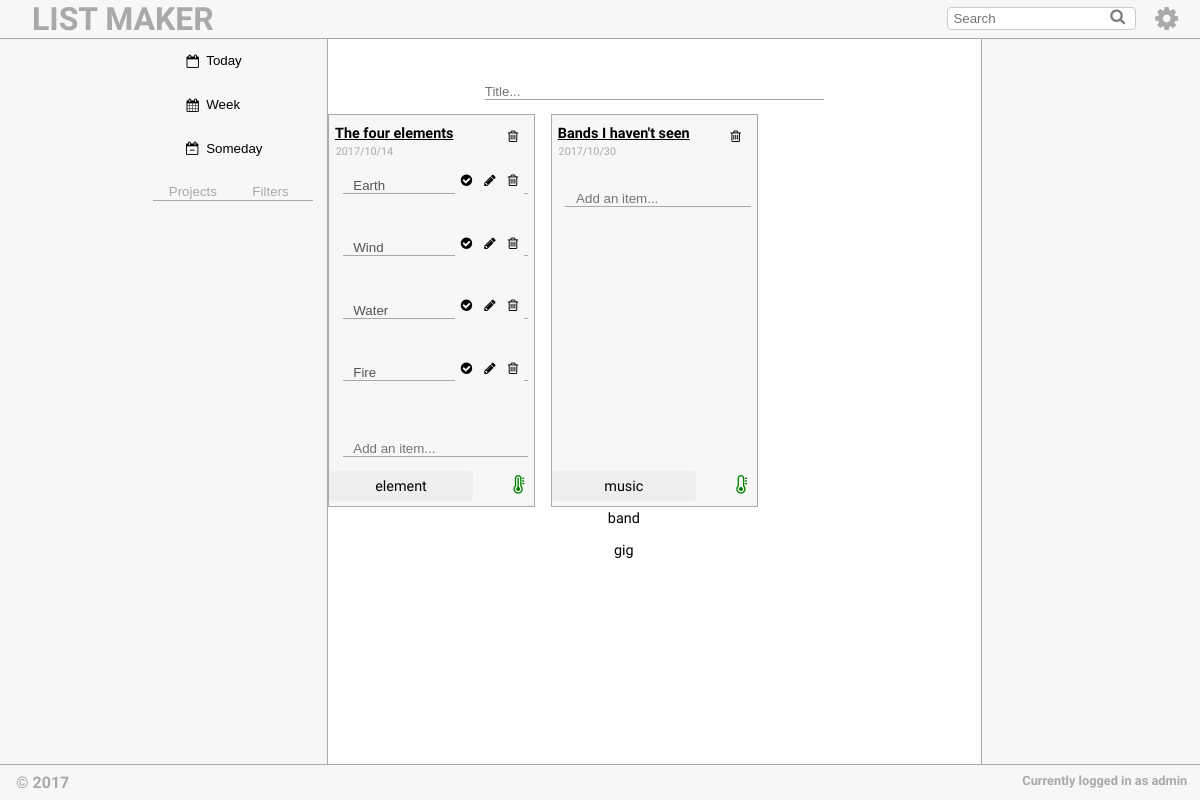
/main-page.php (signed in), run on the app's committed database.
### tables this page shows
CREATE TABLE List (
	id_list INTEGER PRIMARY KEY AUTOINCREMENT,
	username VARCHAR NOT NULL REFERENCES User(username),
	title TEXT NOT NULL,
	creation_date DATE NOT NULL,
	priority INTEGER,
	tags VARCHAR NOT NULL REFERENCES Tag(tags)
);

CREATE TABLE Bulletpoint (
	id_bp INTEGER PRIMARY KEY AUTOINCREMENT,
	content VARCHAR NOT NULL,
	checked BIT,
	id_list INTEGER REFERENCES List(id_list)
);

### main-page.php (the view, shortened to what this page needs)
<!DOCTYPE html>
<html>
    <head>
        <link rel="stylesheet" href="https://cdnjs.cloudflare.com/ajax/libs/font-awesome/4.7.0/css/font-awesome.min.css">
        <link href="css/style.css" rel="stylesheet">
        <?php
        include_once('includes/session.php');
        ?>
    </head>
    <body class="main">
        <form action="user.php" method="post">
        </form>
        <header id="mainHeader">
            <span id="title">
                <a href="main-page.php"><h1>LIST MAKER</h1></a>
            </span>
            <span id="headerMenu">
                <button type="button" id="dropdown"><i class="fa fa-cog fa-2x" aria-hidden="true"></i></button>
            </span>
            <span id="searchBox">
                <input id="filter" type="text" placeholder="Search" />
            </span>
        </header>
        <aside class="categories">
            <div id="sortByDate">
                <button>
                <i class="fa fa-calendar-o fa-fw" id="dateIcon" aria-hidden="true"></i>
                <p>Today</p>
                </button>
                <button>
                <i class="fa fa-calendar fa-fw" id="dateIcon" aria-hidden="true"></i>
                <p>Week</p>
                </button>
                <button>
                <i class="fa fa-calendar-minus-o fa-fw" id="dateIcon" aria-hidden="true"></i>
                <p>Someday</p>
                </button>
            </div>
            <div id="sortByFilter">
                <button class="tab_link" onclick="switch_filter_tab(event, 'project_tab_content')"><p>Projects</p></button>
                <button class="tab_link" onclick="switch_filter_tab(event, 'filter_tab_content')"><p>Filters</p></button>
            </div>
                <p><?php
                    include_once("databases/getter-db.php");
                ?></p>
                <p><?php
                    include_once("databases/getter-db.php");
                ?></p>
        </aside>
        <div class="content">
            <div id="new_list" unique_id= <?php include_once("databases/getter-db.php"); get_new_list_id($_SESSION['username']) ?>>
                <input type="text" name="title" id="list_title_add" placeholder="Title..." required>
            </div>
            <div class="savedLists">
                <?php
                global $dbh;
                $stmt = $dbh->prepare("SELECT * FROM List WHERE username = ?");
                $stmt->execute(array($_SESSION['username']));
                while($row = $stmt->fetch()) {
                echo "<div id='single_list' unique_id=".$row['id_list'].">";
                    echo "<div id='list_header'>";
                        echo "<div id='header'>";
                            echo "<span id = 'list_title'>";
                                echo $row['title'];
                            echo "</span>";
                            echo "<span id = 'list_date'>";
                                echo $row['creation_date'];
                            echo "</span>";
                        echo "</div>";
                        echo "<button class='delete_list_butt'><i class='fa fa-trash-o' aria-hidden='true'></i></button>";
                    echo "</div>";
                    echo "<div id = 'bulletpoints'>";
                        $stmt2 = $dbh->prepare("SELECT DISTINCT * FROM Bulletpoint B JOIN List L WHERE L.username = ? AND B.id_list = ? AND L.id_list = ?");
                        $stmt2->execute(array($_SESSION['username'], $row['id_list'], $row['id_list']));
                        echo "<div class = 'bulletpoint_selection'>";
                        while($second_row = $stmt2->fetch()) {
                            echo "<input type='text' class='item' value=".$second_row['content']." unique_id=".$second_row['id_bp']." disabled>";
                            echo "<button class='delete_item'><i class='fa fa-trash-o' aria-hidden='true'></i></button>";
                            echo "<button class='edit_item'><i class='fa fa-pencil' aria-hidden='true'></i></button>";
                            echo "<button class='tick_item'><i class='fa fa-check-circle' aria-hidden='true'></i></button>";
                        }
                        echo "</div>";
                        echo "<input type='text' name='add_item' class='single_bulletpoint_add' placeholder='Add an item...'>";
                    echo "</div>";
                    echo "<span id = 'list_priority'>";
                        if($row['priority'] == 1){
                        echo "<i class='fa fa-thermometer-empty' id='thermometer' aria-hidden='true'></i>";
                        } else if($row['priority'] == 2){
                        echo "<i class='fa fa-thermometer-half' id='thermometer' aria-hidden='true'></i>";
                        } else {
                        echo "<i class='fa fa-thermometer-full' id='thermometer' aria-hidden='true'></i>";
                        }
                    echo "</span>";
                    echo "<div id = 'list_tags'>";
                        $string_tags = $row['tags'];
                        $array_tags = explode(', ', $string_tags);
                        $i = 0;
                        while ($i < count($array_tags)) {
                        echo "<span>";
                            echo $array_tags[$i];
                        echo "</span>";
                        $i++;
                        }
                    echo "</div>";
                echo "</div>";
                }?>
            </div>
        </div>
        <footer>
            © 2017
            <span>Currently logged in as <?php echo $_SESSION['username'] ?></span>
        </footer>
    </body>
</html>

### databases/getter-db.php (shortened to what this page needs)
<?php
function get_new_list_id($username) {
  global $dbh;
  $stmt = $dbh->prepare("SELECT id_list FROM List WHERE username = ? ORDER BY id_list DESC LIMIT 1");
  $stmt->execute(array($username));
  $array_info = $stmt->fetch();
  if ($array_info == ' ')
    echo implode(',', $array_info);
}
?>

### data on the page
list: title "The four elements", creation_date "2017/10/14", tags "element"
bulletpoint: content "Earth"
bulletpoint: content "Wind"
bulletpoint: content "Water"
bulletpoint: content "Fire"
list: title "Bands I haven't seen", creation_date "2017/10/30", priority 1 (drawn), tags "music", tags "band", tags "gig"

### other printed values
$_SESSION['username'] "admin"
